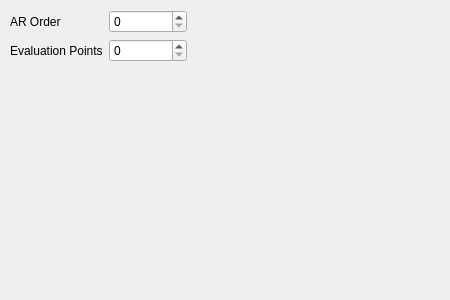
<?xml version="1.0" encoding="UTF-8"?>
<ui version="4.0">
 <class>ARSettingsViewWidget</class>
 <widget class="QWidget" name="ARSettingsViewWidget">
  <property name="geometry">
   <rect>
    <x>0</x>
    <y>0</y>
    <width>450</width>
    <height>300</height>
   </rect>
  </property>
  <property name="windowTitle">
   <string>Form</string>
  </property>
  <widget class="QWidget" name="gridLayoutWidget">
   <property name="geometry">
    <rect>
     <x>10</x>
     <y>10</y>
     <width>177</width>
     <height>83</height>
    </rect>
   </property>
   <layout class="QGridLayout" name="gridLayout">
    <item row="0" column="0">
     <widget class="QLabel" name="label">
      <property name="text">
       <string>AR Order</string>
      </property>
     </widget>
    </item>
    <item row="1" column="0">
     <widget class="QLabel" name="label_2">
      <property name="text">
       <string>Evaluation Points</string>
      </property>
     </widget>
    </item>
    <item row="0" column="1">
     <widget class="QSpinBox" name="spinBoxAROrder"/>
    </item>
    <item row="1" column="1">
     <widget class="QSpinBox" name="spinBoxNumEvaluationPoints">
      <property name="maximum">
       <number>999</number>
      </property>
     </widget>
    </item>
    <item row="2" column="0">
     <widget class="QLabel" name="label_3">
      <property name="text">
       <string/>
      </property>
     </widget>
    </item>
   </layout>
  </widget>
 </widget>
 <resources/>
 <connections/>
</ui>
